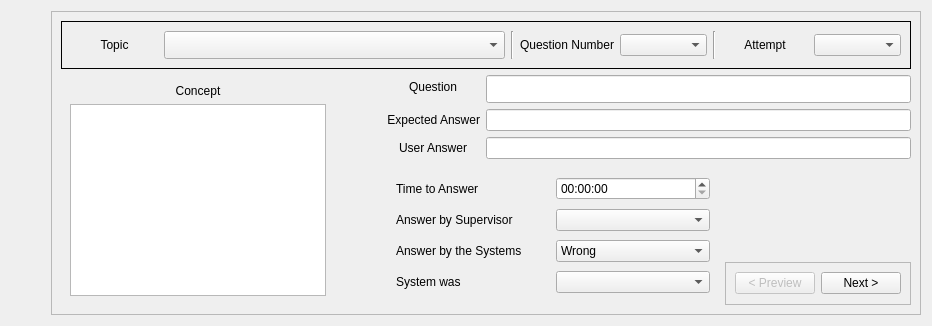
          <widget class="QWidget" name="tab_17">
           <attribute name="title">
            <string>Topics Validation</string>
           </attribute>
           <layout class="QGridLayout" name="gridLayout_60">
            <item row="1" column="0">
             <spacer name="horizontalSpacer_29">
              <property name="orientation">
               <enum>Qt::Horizontal</enum>
              </property>
              <property name="sizeHint" stdset="0">
               <size>
                <width>40</width>
                <height>20</height>
               </size>
              </property>
             </spacer>
            </item>
            <item row="0" column="1" rowspan="2" colspan="3">
             <widget class="QFrame" name="frame_75">
              <property name="frameShape">
               <enum>QFrame::StyledPanel</enum>
              </property>
              <property name="frameShadow">
               <enum>QFrame::Raised</enum>
              </property>
              <layout class="QGridLayout" name="gridLayout_61">
               <item row="1" column="2" colspan="3">
                <layout class="QFormLayout" name="formLayout_2">
                 <property name="fieldGrowthPolicy">
                  <enum>QFormLayout::AllNonFixedFieldsGrow</enum>
                 </property>
                 <property name="labelAlignment">
                  <set>Qt::AlignCenter</set>
                 </property>
                 <property name="formAlignment">
                  <set>Qt::AlignHCenter|Qt::AlignTop</set>
                 </property>
                 <item row="0" column="0">
                  <widget class="QLabel" name="label_185">
                   <property name="text">
                    <string>Question</string>
                   </property>
                   <property name="alignment">
                    <set>Qt::AlignRight|Qt::AlignTrailing|Qt::AlignVCenter</set>
                   </property>
                  </widget>
                 </item>
                 <item row="0" column="1">
                  <widget class="QLineEdit" name="eval_quest_lineEdit">
                   <property name="minimumSize">
                    <size>
                     <width>425</width>
                     <height>28</height>
                    </size>
                   </property>
                  </widget>
                 </item>
                 <item row="1" column="0">
                  <widget class="QLabel" name="label_186">
                   <property name="text">
                    <string>Expected Answer</string>
                   </property>
                   <property name="alignment">
                    <set>Qt::AlignRight|Qt::AlignTrailing|Qt::AlignVCenter</set>
                   </property>
                  </widget>
                 </item>
                 <item row="1" column="1">
                  <widget class="QLineEdit" name="eval_exp_lineEdit"/>
                 </item>
                 <item row="2" column="0">
                  <widget class="QLabel" name="label_187">
                   <property name="text">
                    <string>User Answer</string>
                   </property>
                   <property name="alignment">
                    <set>Qt::AlignCenter</set>
                   </property>
                  </widget>
                 </item>
                 <item row="2" column="1">
                  <widget class="QLineEdit" name="eval_gave_ans_lineEdit"/>
                 </item>
                </layout>
               </item>
               <item row="0" column="0" colspan="5">
                <widget class="QFrame" name="horizontalFrame">
                 <property name="frameShape">
                  <enum>QFrame::Panel</enum>
                 </property>
                 <layout class="QHBoxLayout" name="horizontalLayout_17">
                  <item>
                   <widget class="QLabel" name="label_165">
                    <property name="text">
                     <string>Topic</string>
                    </property>
                    <property name="alignment">
                     <set>Qt::AlignCenter</set>
                    </property>
                   </widget>
                  </item>
                  <item>
                   <widget class="QComboBox" name="eval_topic_comboBox">
                    <property name="minimumSize">
                     <size>
                      <width>341</width>
                      <height>28</height>
                     </size>
                    </property>
                    <property name="editable">
                     <bool>false</bool>
                    </property>
                   </widget>
                  </item>
                  <item>
                   <widget class="Line" name="line_16">
                    <property name="orientation">
                     <enum>Qt::Vertical</enum>
                    </property>
                   </widget>
                  </item>
                  <item>
                   <widget class="QLabel" name="label_182">
                    <property name="text">
                     <string>Question Number</string>
                    </property>
                    <property name="alignment">
                     <set>Qt::AlignCenter</set>
                    </property>
                   </widget>
                  </item>
                  <item>
                   <widget class="QComboBox" name="eval_questions_comboBox"/>
                  </item>
                  <item>
                   <widget class="Line" name="line_17">
                    <property name="orientation">
                     <enum>Qt::Vertical</enum>
                    </property>
                   </widget>
                  </item>
                  <item>
                   <widget class="QLabel" name="label_183">
                    <property name="text">
                     <string>Attempt</string>
                    </property>
                    <property name="alignment">
                     <set>Qt::AlignCenter</set>
                    </property>
                   </widget>
                  </item>
                  <item>
                   <widget class="QComboBox" name="eval_att_comboBox"/>
                  </item>
                 </layout>
                </widget>
               </item>
               <item row="1" column="0" rowspan="4">
                <widget class="QFrame" name="verticalFrame">
                 <property name="minimumSize">
                  <size>
                   <width>258</width>
                   <height>218</height>
                  </size>
                 </property>
                 <layout class="QVBoxLayout" name="verticalLayout_15">
                  <item>
                   <widget class="QLabel" name="label_184">
                    <property name="maximumSize">
                     <size>
                      <width>256</width>
                      <height>18</height>
                     </size>
                    </property>
                    <property name="text">
                     <string>Concept</string>
                    </property>
                    <property name="alignment">
                     <set>Qt::AlignCenter</set>
                    </property>
                   </widget>
                  </item>
                  <item>
                   <widget class="QTextEdit" name="eval_concept_textField">
                    <property name="maximumSize">
                     <size>
                      <width>11111</width>
                      <height>11111</height>
                     </size>
                    </property>
                   </widget>
                  </item>
                 </layout>
                </widget>
               </item>
               <item row="4" column="1">
                <spacer name="horizontalSpacer_30">
                 <property name="orientation">
                  <enum>Qt::Horizontal</enum>
                 </property>
                 <property name="sizeHint" stdset="0">
                  <size>
                   <width>40</width>
                   <height>20</height>
                  </size>
                 </property>
                </spacer>
               </item>
               <item row="2" column="2" rowspan="3" colspan="2">
                <widget class="QWidget" name="widget_4" native="true">
                 <layout class="QGridLayout" name="gridLayout_8">
                  <item row="1" column="1">
                   <widget class="QComboBox" name="eval_ans_sup_comboBox">
                    <property name="currentIndex">
                     <number>-1</number>
                    </property>
                    <item>
                     <property name="text">
                      <string>Wrong</string>
                     </property>
                     <property name="icon">
                      <iconset>
                       <selectedon>:/imgs/wrong.png</selectedon>
                      </iconset>
                     </property>
                    </item>
                    <item>
                     <property name="text">
                      <string>Correct</string>
                     </property>
                     <property name="icon">
                      <iconset>
                       <selectedon>:/imgs/correct.jpg</selectedon>
                      </iconset>
                     </property>
                    </item>
                    <item>
                     <property name="text">
                      <string/>
                     </property>
                    </item>
                   </widget>
                  </item>
                  <item row="2" column="0">
                   <widget class="QLabel" name="label_188">
                    <property name="text">
                     <string>Answer by the Systems</string>
                    </property>
                   </widget>
                  </item>
                  <item row="2" column="1">
                   <widget class="QComboBox" name="eval_ans_sys_comboBox">
                    <item>
                     <property name="text">
                      <string>Wrong</string>
                     </property>
                     <property name="icon">
                      <iconset>
                       <selectedon>:/imgs/wrong.png</selectedon>
                      </iconset>
                     </property>
                    </item>
                    <item>
                     <property name="text">
                      <string>Correct</string>
                     </property>
                     <property name="icon">
                      <iconset>
                       <selectedon>:/imgs/correct.jpg</selectedon>
                      </iconset>
                     </property>
                    </item>
                   </widget>
                  </item>
                  <item row="4" column="0">
                   <widget class="QLabel" name="label_190">
                    <property name="text">
                     <string>System was</string>
                    </property>
                   </widget>
                  </item>
                  <item row="4" column="1">
                   <widget class="QComboBox" name="eval_sys_was_comboBox">
                    <property name="currentIndex">
                     <number>-1</number>
                    </property>
                    <item>
                     <property name="text">
                      <string>Wrong</string>
                     </property>
                     <property name="icon">
                      <iconset>
                       <selectedon>:/imgs/wrong.png</selectedon>
                      </iconset>
                     </property>
                    </item>
                    <item>
                     <property name="text">
                      <string>Correct</string>
                     </property>
                     <property name="icon">
                      <iconset>
                       <selectedon>:/imgs/correct.jpg</selectedon>
                      </iconset>
                     </property>
                    </item>
                    <item>
                     <property name="text">
                      <string/>
                     </property>
                    </item>
                   </widget>
                  </item>
                  <item row="1" column="0">
                   <widget class="QLabel" name="label_189">
                    <property name="text">
                     <string>Answer by Supervisor</string>
                    </property>
                   </widget>
                  </item>
                  <item row="0" column="0">
                   <widget class="QLabel" name="label_191">
                    <property name="text">
                     <string>Time to Answer</string>
                    </property>
                   </widget>
                  </item>
                  <item row="0" column="1">
                   <widget class="QTimeEdit" name="eval_time2ans"/>
                  </item>
                 </layout>
                </widget>
               </item>
               <item row="2" column="4">
                <widget class="QLabel" name="label_192">
                 <property name="text">
                  <string/>
                 </property>
                 <property name="pixmap">
                  <pixmap resource="imgs.qrc">:/imgs/no-image-icon-11.PNG</pixmap>
                 </property>
                 <property name="scaledContents">
                  <bool>true</bool>
                 </property>
                </widget>
               </item>
               <item row="4" column="4">
                <widget class="QFrame" name="frame_6">
                 <property name="frameShape">
                  <enum>QFrame::StyledPanel</enum>
                 </property>
                 <property name="frameShadow">
                  <enum>QFrame::Raised</enum>
                 </property>
                 <layout class="QHBoxLayout" name="horizontalLayout_20">
                  <item>
                   <widget class="QPushButton" name="pushButton_5">
                    <property name="enabled">
                     <bool>false</bool>
                    </property>
                    <property name="text">
                     <string>&lt; Preview</string>
                    </property>
                   </widget>
                  </item>
                  <item>
                   <widget class="QPushButton" name="pushButton">
                    <property name="text">
                     <string>Next &gt;</string>
                    </property>
                   </widget>
                  </item>
                 </layout>
                </widget>
               </item>
              </layout>
             </widget>
            </item>
           </layout>
          </widget>
